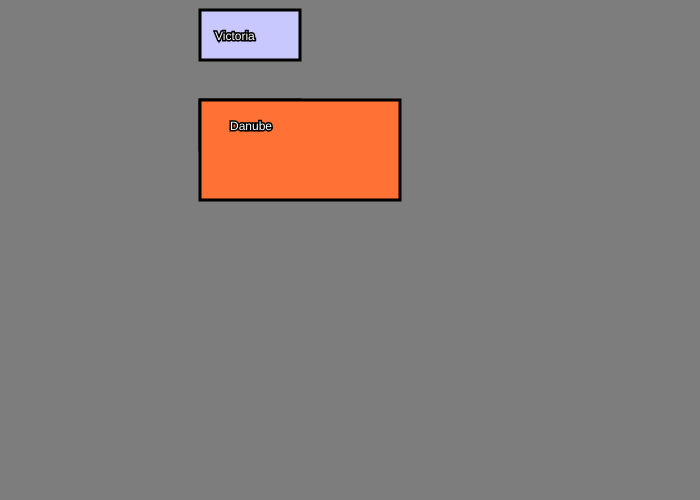
Frame 1 (no input)
Frame 60 (no input): identical to frame 1, image omitted
Frame 120 (the mouse pressed at the canvas centre since frame 60): identical to frame 1, image omitted

The p5.js sketch that drew this single still picture (run headless with seeded random() and noise() and a simulated clock; from frame 60 on, the mouse is pressed at the canvas centre):

// p5.js sketch
// ── sketch.js
var button2X;
var button2Y;

function setup()
{
  createCanvas(700,500);
  button2X = 200;
  button2Y = 100;

  button1X = 200;
  button1Y = 10;

  
}

function draw()
{
	background(125,125,125)


	// Example 1: easy to understand - Start

	if (mouseX > 200 && mouseX < 200 + 100 && mouseY > 10 && mouseY < 10+50)
	{
		

		rect(button1X,button1Y,100,50);
		fill(255,200,0);
		stroke(0,0,0);
		strokeWeight(3);
		textSize(25);
		text("Shanghai",215,40);

	    	if (mouseIsPressed == true)
		 {
			rect(200,10,100,50);
			fill(47,247,114);
			stroke(0,0,0);
			strokeWeight(3);
			textSize(30);
			text("Academy",215,40);
					
		}
	}
	else
	{
		fill(200,200,255);
		stroke(0,0,0);
		strokeWeight(3);
		rect(200,10,100,50);		
	}

	fill(255,255,255);
	stroke(0,0,0);
	textSize(12);
	text("Victoria",215,40);



	// Example 1: easy to understand - End




	// Example 2: less code but harder to understand - Start

	strokeWeight(3);

	if (mouseX > button2X && mouseX < button2X + 100 && mouseY > button2Y && mouseY < button2Y+50)
	{
		fill(248,89,255);

		rect(button2X,button2Y,100,50);
		textSize(16);
		fill(5,10,20);
		stroke(0,0,0);
		text("Shanghai",button2X+30-5,button2Y+30+2);

			if (mouseIsPressed)
		{
			rect(button2X,button2Y,100,50);
		    textSize(16);
		    fill(20,247,114);
		    stroke(0,0,0);
			text("Academy",button2X+30-5,button2Y+30+2);
		}
	}
	else
	{
		fill(255,113,53);
		rect(button2X,button2Y,100,50);
		textSize(12);
		fill(255,255,255);
		stroke(0,0,0);
		text("Victoria",button2X+30,button2Y+30);
	}








	// Example 2: less code but harder to understand - End (delete below for legit working code)

	strokeWeight(3);

	if (mouseX > button2X && mouseX < button2X + 100 && mouseY > button2Y && mouseY < button2Y+500)
	{
		fill(248,89,255);

		rect(button2X,button2Y,100,50);
		textSize(16);
		fill(5,10,20);
		stroke(0,0,0);
		text("Amazon",button2X+30-5,button2Y+30+2);

			if (mouseIsPressed)
		{
			rect(button2X,button2Y,100,50);
		    textSize(16);
		    fill(20,247,114);
		    stroke(0,0,0);
			text("Nile",button2X+30-5,button2Y+30+2);
		}
	}
	else
	{
		fill(255,113,53);
		rect(button2X,button2Y,200,100);
		textSize(12);
		fill(255,255,255);
		stroke(0,0,0);
		text("Danube",button2X+30,button2Y+30);
	}


}
